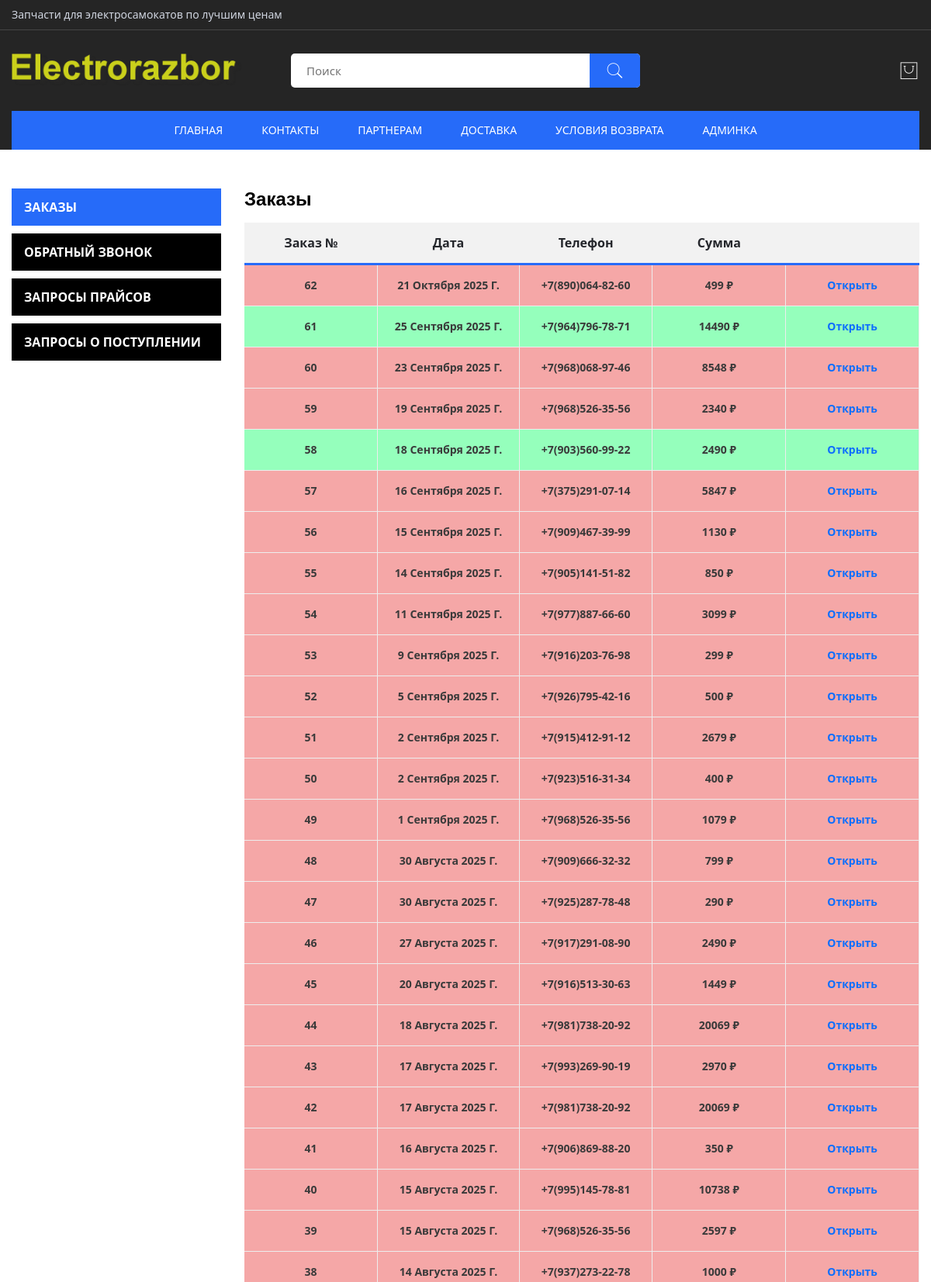
Screenshot of /orders/ (signed in, upper part) with the database file from the repository.
### products/models.py (models this page shows, shortened)
class Orders(models.Model):
    phone = models.CharField(blank=False, max_length=20, verbose_name='Номер телефона')
    date = models.DateField(auto_now_add=True, verbose_name='Дата заказа')
    is_called = models.BooleanField(default=False, verbose_name='Запрос обработан')
    class Meta:
        verbose_name = 'Заказ'
        verbose_name_plural = 'Заказы'
        ordering = ['-id']

### ordersadmin/views.py (the view)
# urls.py: path('', views.orderslist, name='orderslist'),
def orderslist(request):
    if not request.user.is_superuser:
        return HttpResponseForbidden("Доступ запрещен")
    orders = Orders.objects.annotate(total_price=Sum(F('order__product__price') * F('order__count'))).order_by('-id')
    return render(request, 'ordersadmin/orderslist.html', {
        'title': 'Список заказов',
        'description': 'админка',
        'callrequests': Callrequest.objects.all().order_by('-id'),
        'pricerequests': Pricerequest.objects.all().order_by('-id'),
        'holdrequests': Holdmerequest.objects.all().order_by('-id'),
        'orders': orders,
    })

### coreapp/models.py (called while the page is built)
    def get_first_product_image(self):
        first_image = self.product.productimages.first()
        return first_image.image if first_image else None

### ordersadmin/templates/ordersadmin/orderslist.html (shortened to what this page needs)
{% load static %}
<!doctype html>
<html lang="ru">
<head>
    <link rel="stylesheet" href="{% static 'css/bootstrap.min.css' %}" />
    <link rel="stylesheet" href="{% static 'css/font.awesome.css' %}" />
    <link rel="stylesheet" href="{% static 'css/pe-icon-7-stroke.css' %}" />
    <link rel="stylesheet" href="{% static 'css/animate.min.css' %}">
    <link rel="stylesheet" href="{% static 'css/swiper-bundle.min.css' %}">
    <link rel="stylesheet" href="{% static 'css/venobox.css' %}">
    <link rel="stylesheet" href="{% static 'css/jquery-ui.min.css' %}">
    <link rel="stylesheet" href="{% static 'css/style.css' %}">
</head>
<body>
    <div class="main-wrapper">
        {% include "layout/header.html" %}
        <div class="account-dashboard pt-100px pb-100px">
            <div class="container">
                <div class="row">
                    <div class="col-sm-12 col-md-3 col-lg-3">
                        <div class="dashboard_tab_button" data-aos="fade-up" data-aos-delay="0">
                            <ul role="tablist" class="nav flex-column dashboard-list">
                                <li><a href="#orders" data-bs-toggle="tab" class="nav-link active" style="padding: .5rem 1rem;">Заказы</a></li>
                                <li><a href="#callrequest" data-bs-toggle="tab" class="nav-link" style="padding: .5rem 1rem;">Обратный звонок</a></li>
                                <li><a href="#pricerequest" data-bs-toggle="tab" class="nav-link" style="padding: .5rem 1rem;">Запросы прайсов</a></li>
                                <li><a href="#holdrequests" data-bs-toggle="tab" class="nav-link" style="padding: .5rem 1rem;">Запросы о поступлении</a></li>
                            </ul>
                        </div>
                    </div>
                    <div class="col-sm-12 col-md-9 col-lg-9">
                        <div class="tab-content dashboard_content" data-aos="fade-up" data-aos-delay="200">
                            <div class="tab-pane fade show active" id="orders">
                                <h4>Заказы</h4>
                                <div class="table_page table-responsive">
                                    <table>
                                        <thead>
                                            <tr>
                                                <th>Заказ №</th>
                                                <th>Дата</th>
                                                <th>Телефон</th>
                                                <th>Сумма</th>
                                                <th></th>
                                            </tr>
                                        </thead>
                                        <tbody>
                                            {% for order in orders %}
                                            {% if order.is_called%}
                                            <tr style="background-color: rgba(0, 255, 94, 0.415);">
                                            {% else %}
                                            <tr style="background-color: rgba(231, 52, 52, 0.432);">
                                            {% endif %}
                                                <td>{{ order.id }}</td>
                                                <td>{{ order.date }}</td>
                                                <td>{{ order.phone }}</td>
                                                {% if order.total_price %}
                                                <td>{{ order.total_price }} ₽</td>
                                                {% else %}
                                                <td>0 ₽</td>
                                                {% endif %}
                                                <td><a href="{% url 'ordersadmin:orderdetail' order.id %}" class="view">Открыть</a></td>
                                            </tr>
                                            {% endfor %}
                                        </tbody>
                                    </table>
                                </div>
                            </div>
                        </div>
                    </div>
                </div>
            </div>
        </div>
    </div>
</body>
</html>

### rows the page displays
Orders: id "62", date "21 Октября 2025 Г.", phone "+7(890)064-82-60", total_price "499"
Orders: id "61", date "25 Сентября 2025 Г.", phone "+7(964)796-78-71", total_price "14490"
Orders: id "60", date "23 Сентября 2025 Г.", phone "+7(968)068-97-46", total_price "8548"
Orders: id "59", date "19 Сентября 2025 Г.", phone "+7(968)526-35-56", total_price "2340"
Orders: id "58", date "18 Сентября 2025 Г.", phone "+7(903)560-99-22", total_price "2490"
Orders: id "57", date "16 Сентября 2025 Г.", phone "+7(375)291-07-14", total_price "5847"
Orders: id "56", date "15 Сентября 2025 Г.", phone "+7(909)467-39-99", total_price "1130"
Orders: id "55", date "14 Сентября 2025 Г.", phone "+7(905)141-51-82", total_price "850"
Orders: id "54", date "11 Сентября 2025 Г.", phone "+7(977)887-66-60", total_price "3099"
Orders: id "53", date "9 Сентября 2025 Г.", phone "+7(916)203-76-98", total_price "299"
Orders: id "52", date "5 Сентября 2025 Г.", phone "+7(926)795-42-16", total_price "500"
Orders: id "51", date "2 Сентября 2025 Г.", phone "+7(915)412-91-12", total_price "2679"
Orders: id "50", date "2 Сентября 2025 Г.", phone "+7(923)516-31-34", total_price "400"
Orders: id "49", date "1 Сентября 2025 Г.", phone "+7(968)526-35-56", total_price "1079"
Orders: id "48", date "30 Августа 2025 Г.", phone "+7(909)666-32-32", total_price "799"
Orders: id "47", date "30 Августа 2025 Г.", phone "+7(925)287-78-48", total_price "290"
Orders: id "46", date "27 Августа 2025 Г.", phone "+7(917)291-08-90", total_price "2490"
Orders: id "45", date "20 Августа 2025 Г.", phone "+7(916)513-30-63", total_price "1449"
Orders: id "44", date "18 Августа 2025 Г.", phone "+7(981)738-20-92", total_price "20069"
Orders: id "43", date "17 Августа 2025 Г.", phone "+7(993)269-90-19", total_price "2970"
Orders: id "42", date "17 Августа 2025 Г.", phone "+7(981)738-20-92", total_price "20069"
Orders: id "41", date "16 Августа 2025 Г.", phone "+7(906)869-88-20", total_price "350"
Orders: id "40", date "15 Августа 2025 Г.", phone "+7(995)145-78-81", total_price "10738"
Orders: id "39", date "15 Августа 2025 Г.", phone "+7(968)526-35-56", total_price "2597"
Orders: id "38", date "14 Августа 2025 Г.", phone "+7(937)273-22-78", total_price "1000"
